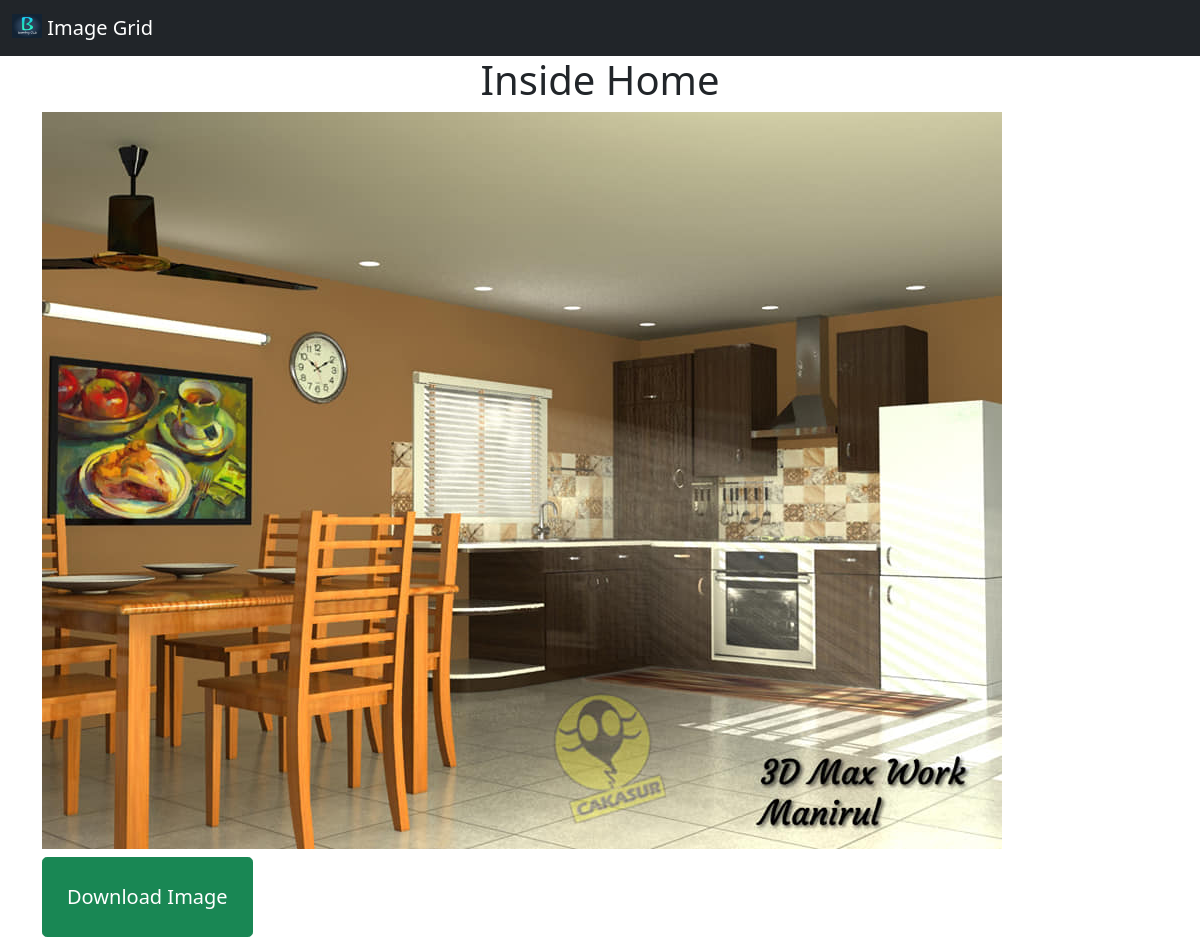
Page /2/home-inside-picture/ on the committed database.
### app/models.py (models this page shows, shortened)
class Image(models.Model):
    title=models.CharField(max_length=150)
    slug=models.SlugField(unique=True)
    tags=models.TextField()
    img=models.FileField(upload_to="pic/%y/")
    class Meta  :
        ordering=('-id',)

### app/views.py (the view)
# urls.py: path('<id>/<str:slug>/', views.detail_view,name='details'),
def detail_view(request,id,slug):
    obj=get_object_or_404(Image,id=id,slug=slug)
    return render(request,'detail.html',{'image':obj})

### app/templates/detail.html (shortened to what this page needs)
{% load static %}
<!doctype html>
<html lang="en">
  <head>
    <link href="https://cdn.jsdelivr.net/npm/bootstrap@5.1.0/dist/css/bootstrap.min.css" rel="stylesheet">
  </head>
  <body>
    <nav class="navbar navbar-dark bg-dark">
        <div class="container-fluid">
          <a class="navbar-brand" href="{% url 'index' %}">
            <img src="{% static 'logo/logo.jpg' %}" alt="" width="30" height="24" class="d-inline-block align-text-top">
            Image Grid
          </a>
        </div>
      </nav>
    <h1 class="text-center">{{image.title}}</h1>
  <div class="container">
    <img src="{{image.img.url}}" class="img-fluid" alt="...">
    <a href="{{image.img.url}}" class="btn btn-lg btn-block btn-success mt-2 p-4" download>Download Image</a>
  </div>
  </body>
</html>

### rows in the picture
Image: title "Inside Home", img (picture)
